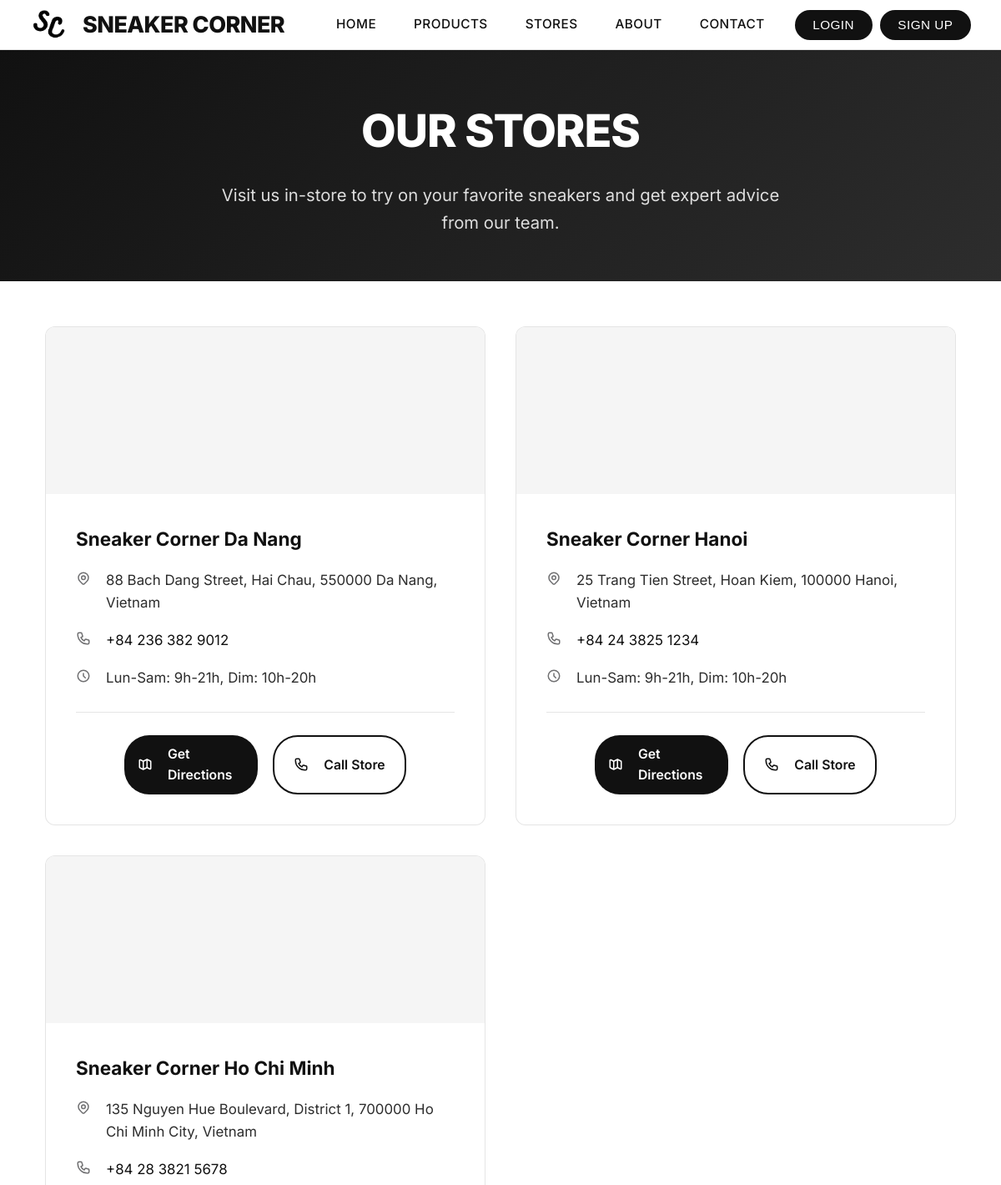
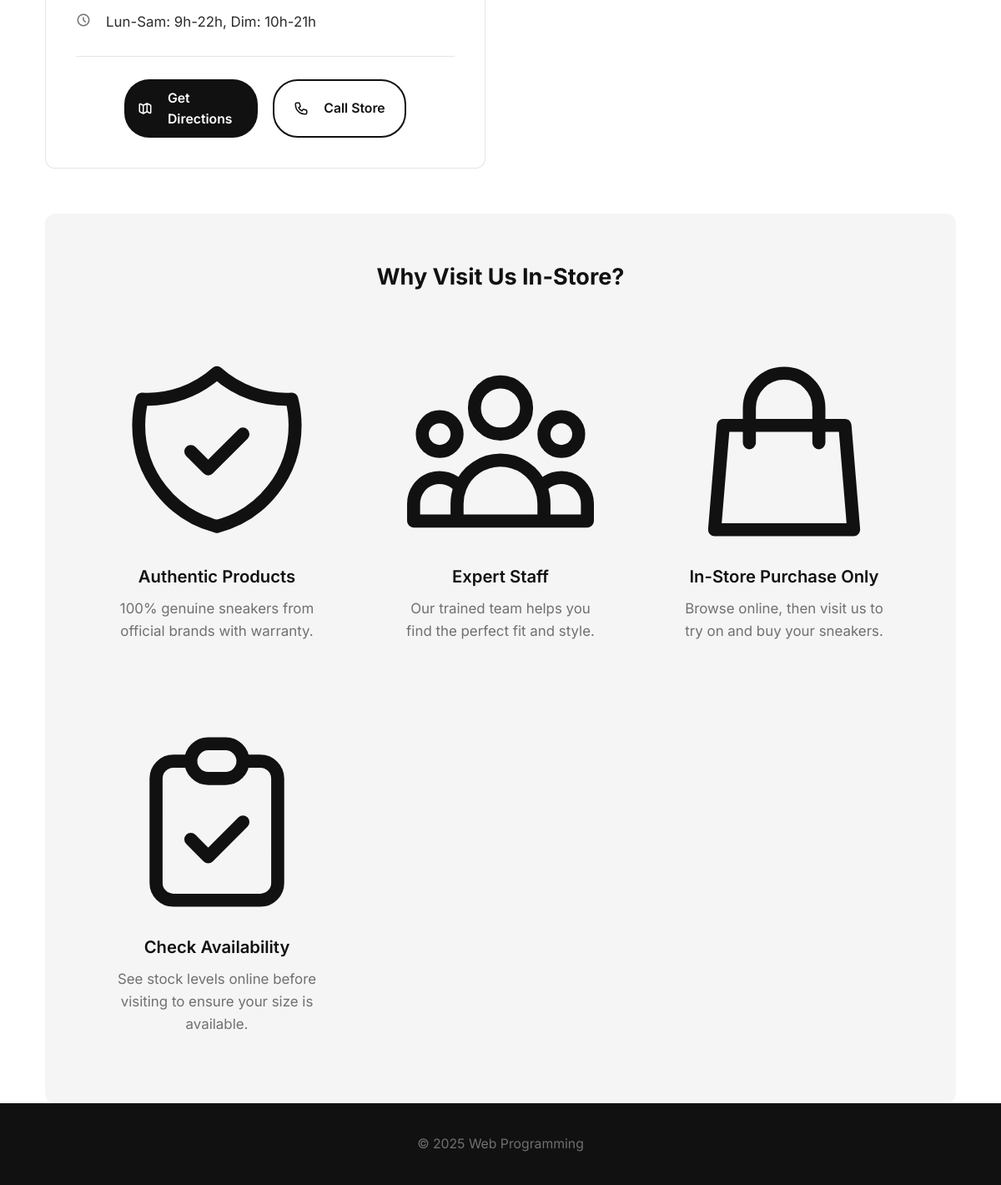
Page /app/views/stores.php on the committed database (2 pictures, top to bottom).
### tables this page shows
CREATE TABLE IF NOT EXISTS stores (
    store_id INT AUTO_INCREMENT PRIMARY KEY,
    name VARCHAR(255) NOT NULL,
    address VARCHAR(500) NOT NULL,
    city VARCHAR(100) NOT NULL,
    postal_code VARCHAR(20),
    country VARCHAR(100) DEFAULT 'Vietnam',
    phone VARCHAR(50),
    email VARCHAR(255),
    latitude DECIMAL(10, 8),
    longitude DECIMAL(11, 8),
    opening_hours VARCHAR(500),
    is_active TINYINT(1) DEFAULT 1,
    created_at DATETIME DEFAULT CURRENT_TIMESTAMP,
    INDEX idx_city (city),
    INDEX idx_active (is_active)
);

### app/controllers/StoresController.php (called while the page is built, shortened)
<?php
require_once __DIR__ . '/../models/Store.php';
class StoresController {
    private $storeModel;
    public function __construct($mysqliConn = null) {
        $this->storeModel = new Store($mysqliConn);
    }
    public function index() {
        $stores = $this->storeModel->findAllActive();
        return $stores;
    }
    private function formatStoreData($store) {
        if ($store['latitude'] && $store['longitude']) {
            $store['maps_url'] = "https://www.google.com/maps?q={$store['latitude']},{$store['longitude']}";
            $store['maps_embed_url'] = "https://www.google.com/maps/embed?pb=!1m18!1m12!1m3!1d3000!2d{$store['longitude']}!3d{$store['latitude']}!2m3!1f0!2f0!3f0!3m2!1i1024!2i768!4f13.1!3m3!1m2!1s0x0%3A0x0!2zM!5e0!3m2!1sen!2s!4v1600000000000!5m2!1sen!2s";
        } else {
            $address = urlencode("{$store['address']}, {$store['postal_code']} {$store['city']}, {$store['country']}");
            $store['maps_url'] = "https://www.google.com/maps/search/?api=1&query={$address}";
            $store['maps_embed_url'] = null;
        }
        $store['full_address'] = "{$store['address']}, {$store['postal_code']} {$store['city']}, {$store['country']}";
        return $store;
    }
}

### app/models/Store.php (called while the page is built, shortened)
<?php
class Store {
    private $pdo;
    private $mysqliConn;
    public function __construct($mysqliConn = null) {
        $this->mysqliConn = $mysqliConn;
    }
    public function findAllActive() {
        $sql = "SELECT
                    store_id,
                    name,
                    address,
                    city,
                    postal_code,
                    country,
                    phone,
                    email,
                    latitude,
                    longitude,
                    opening_hours
                FROM stores
                WHERE is_active = 1
                ORDER BY city ASC";
        $stores = [];
        if ($this->pdo) {
            $stmt = $this->pdo->query($sql);
            $stores = $stmt->fetchAll(PDO::FETCH_ASSOC);
        } elseif ($this->mysqliConn) {
            $res = $this->mysqliConn->query($sql);
            if ($res) {
                while ($r = $res->fetch_assoc()) {
                    $stores[] = $r;
                }
            }
        }
        return $stores;
    }
}

### app/views/stores.php (the view, shortened to what this page needs)
<?php
    require_once __DIR__ . '/../controllers/StoresController.php';
    $extraCSS = ["/sneaker_corner/css/stores.css"];
    include 'partials/header.php';
    $storesController = new StoresController($conn ?? null);
    $stores = $storesController->index();
?>
<main class="page-main stores-page">
    <section class="page-hero">
        <h1>Our Stores</h1>
        <p>Visit us in-store to try on your favorite sneakers and get expert advice from our team.</p>
    </section>
    <div class="page-container">
        <?php if (!empty($stores)): ?>
            <div class="stores-grid">
                <?php foreach ($stores as $store): ?>
                    <article class="card store-card">
                        <div class="store-map">
                            <?php if ($store['latitude'] && $store['longitude']): ?>
                                <iframe
                                    src="https://www.google.com/maps?q=<?php echo $store['latitude']; ?>,<?php echo $store['longitude']; ?>&output=embed"
                                    allowfullscreen=""
                                    loading="lazy"
                                    title="Map of <?php echo htmlspecialchars($store['name'], ENT_QUOTES, 'UTF-8'); ?>">
                                </iframe>
                            <?php endif; ?>
                        </div>
                        <div class="store-info">
                            <h2 class="store-name"><?php echo htmlspecialchars($store['name'], ENT_QUOTES, 'UTF-8'); ?></h2>
                            <ul class="icon-list store-details">
                                <li>
                                    <span><?php echo htmlspecialchars($store['full_address'], ENT_QUOTES, 'UTF-8'); ?></span>
                                </li>
                                <?php if (!empty($store['phone'])): ?>
                                    <li>
                                        <a href="tel:<?php echo htmlspecialchars(preg_replace('/\s+/', '', $store['phone']), ENT_QUOTES, 'UTF-8'); ?>">
                                            <?php echo htmlspecialchars($store['phone'], ENT_QUOTES, 'UTF-8'); ?>
                                        </a>
                                    </li>
                                <?php endif; ?>
                                <?php if (!empty($store['opening_hours'])): ?>
                                    <li>
                                        <svg xmlns="http://www.w3.org/2000/svg" fill="none" viewBox="0 0 24 24" stroke="currentColor">
                                            <path stroke-linecap="round" stroke-linejoin="round" stroke-width="2" d="M12 8v4l3 3m6-3a9 9 0 11-18 0 9 9 0 0118 0z" />
                                        </svg>
                                        <span><?php echo htmlspecialchars($store['opening_hours'], ENT_QUOTES, 'UTF-8'); ?></span>
                                    </li>
                                <?php endif; ?>
                            </ul>
                            <div class="store-actions">
                                <a href="<?php echo htmlspecialchars($store['maps_url'], ENT_QUOTES, 'UTF-8'); ?>"
                                   target="_blank"
                                   rel="noopener noreferrer"
                                   class="btn btn-primary btn-sm">
                                    Get Directions
                                </a>
                                <?php if (!empty($store['phone'])): ?>
                                    <a href="tel:<?php echo htmlspecialchars(preg_replace('/\s+/', '', $store['phone']), ENT_QUOTES, 'UTF-8'); ?>"
                                       class="btn btn-secondary btn-sm">
                                        Call Store
                                    </a>
                                <?php endif; ?>
                            </div>
                        </div>
                    </article>
                <?php endforeach; ?>
            </div>
            <section class="stores-info-section">
                <h2>Why Visit Us In-Store?</h2>
                <div class="info-grid">
                    <div class="info-item">
                        <h3>Authentic Products</h3>
                        <p>100% genuine sneakers from official brands with warranty.</p>
                    </div>
                    <div class="info-item">
                        <h3>Expert Staff</h3>
                        <p>Our trained team helps you find the perfect fit and style.</p>
                    </div>
                    <div class="info-item">
                        <svg xmlns="http://www.w3.org/2000/svg" fill="none" viewBox="0 0 24 24" stroke="currentColor">
                            <path stroke-linecap="round" stroke-linejoin="round" stroke-width="1.5" d="M16 11V7a4 4 0 00-8 0v4M5 9h14l1 12H4L5 9z" />
                        </svg>
                        <h3>In-Store Purchase Only</h3>
                        <p>Browse online, then visit us to try on and buy your sneakers.</p>
                    </div>
                    <div class="info-item">
                        <svg xmlns="http://www.w3.org/2000/svg" fill="none" viewBox="0 0 24 24" stroke="currentColor">
                            <path stroke-linecap="round" stroke-linejoin="round" stroke-width="1.5" d="M9 5H7a2 2 0 00-2 2v12a2 2 0 002 2h10a2 2 0 002-2V7a2 2 0 00-2-2h-2M9 5a2 2 0 002 2h2a2 2 0 002-2M9 5a2 2 0 012-2h2a2 2 0 012 2m-6 9l2 2 4-4" />
                        </svg>
                        <h3>Check Availability</h3>
                        <p>See stock levels online before visiting to ensure your size is available.</p>
                    </div>
                </div>
            </section>
        <?php endif; ?>
    </div>
</main>
<?php include 'partials/footer.php'; ?>

### app/views/partials/header.php (shortened to what this page needs)
<!DOCTYPE html>
<html lang="fr">
<head>
    <link rel="stylesheet" href="/sneaker_corner/css/main.css">
    <link rel="stylesheet" href="/sneaker_corner/css/header.css">
    <link rel="stylesheet" href="/sneaker_corner/css/modals.css">
    <link rel="stylesheet" href="/sneaker_corner/css/pages-common.css">
    <?php if (!empty($extraCSS)): ?>
        <?php foreach ($extraCSS as $css): ?>
            <link rel="stylesheet" href="<?= htmlspecialchars($css) ?>">
        <?php endforeach; ?>
    <?php endif; ?>
</head>
<body>
<div class="fixed">
    <header>
        <img id="logo" src="/sneaker_corner/images/logo.png"/>
        <p id="headerTitle">Sneaker Corner</p>
        <div id="navPages">
            <a class="navItem" href="/sneaker_corner/public/index.php">Home</a>
            <a class="navItem" href="/sneaker_corner/app/views/products.php">Products</a>
            <a class="navItem" href="/sneaker_corner/app/views/stores.php">Stores</a>
            <a class="navItem" href="/sneaker_corner/app/views/about.php">About</a>
            <a class="navItem" href="/sneaker_corner/app/views/contact.php">Contact</a>
        </div>
        <?php if (isset($_SESSION['name'])): ?>
            <div id="usernameContainer">
                <p id="username"><?php echo htmlspecialchars($_SESSION['name']); ?></p>
                <div id="usernameDropdown">
                    <form method="POST" action="/sneaker_corner/app/views/auth/logout.php">
                        <button type="submit">Sign Out</button>
                    </form>
                </div>
            </div>
        <?php else: ?>
            <div id="navConnection">
                <button id="openLoginBtn" class="navItem">Login</button>
                <button id="openRegisterBtn" class="navItem">Sign Up</button>
            </div>
        <?php endif; ?>
    </header>
</div>

### app/views/partials/footer.php (shortened to what this page needs)
<footer>
    <p>&copy; 2025 Web Programming</p>
</footer>
</body>
</html>

### css/main.css (style rules this page uses)
:root { --primary-black: #111111; --secondary-black: #1a1a1a; --dark-gray: #2d2d2d; --medium-gray: #707072; --light-gray: #f5f5f5; --white: #ffffff; --accent-red: #fa5400; --accent-green: #7ab55c; --font-primary: 'Inter', -apple-system, BlinkMacSystemFont, 'Segoe UI', Roboto, sans-serif; --spacing-xs: 0.5rem; --spacing-sm: 1rem; --spacing-md: 1.5rem; --spacing-lg: 2rem; --spacing-xl: 3rem; --spacing-xxl: 4rem; --transition-fast: 0.15s ease; --transition-normal: 0.3s ease; --transition-slow: 0.5s ease; --radius-sm: 4px; --radius-md: 8px; --radius-lg: 12px; }
* { box-sizing: border-box; }
html { font-size: clamp(14px, 1vw + 0.5rem, 18px); scroll-behavior: smooth; }
body { margin: 0; padding: 0; font-family: var(--font-primary); background-color: var(--white); color: var(--primary-black); line-height: 1.6; -webkit-font-smoothing: antialiased; -moz-osx-font-smoothing: grayscale; }
main { display: flex; flex: 1; flex-direction: column; margin-top: 0; padding-top: var(--spacing-xl); padding-bottom: var(--spacing-xxl); min-height: calc(100vh - 200px); background-color: var(--white); }
main h1 { font-size: clamp(2rem, 5vw, 3.5rem); font-weight: 800; text-transform: uppercase; letter-spacing: -0.02em; margin: 0 0 var(--spacing-lg); padding: 0 var(--spacing-lg); color: var(--primary-black); }
img { opacity: 1; transition: opacity var(--transition-normal); }

### css/header.css (style rules this page uses)
.fixed { top: 0; margin: 0; padding: 0; display: flex; flex-direction: column; width: 100%; position: fixed; z-index: 1000; }
header { display: flex; flex-direction: row; align-items: center; height: 60px; background-color: var(--white); width: 100%; padding: 0 var(--spacing-lg); margin: 0; border-bottom: 1px solid rgba(0, 0, 0, 0.1); gap: var(--spacing-sm); }
#logo { height: 45px; transition: transform var(--transition-fast); }
#headerTitle { font-size: clamp(1rem, 2.5vw, 1.5rem); font-weight: 800; text-transform: uppercase; letter-spacing: -0.02em; color: var(--primary-black); margin: 0; }
#navPages { display: flex; align-items: center; gap: var(--spacing-xs); margin-left: auto; }
#navPages a.navItem, #navConnection button.navItem { color: var(--primary-black); text-decoration: none; font-size: 0.85rem; font-weight: 500; padding: var(--spacing-xs) var(--spacing-sm); border-radius: var(--radius-sm); transition: all var(--transition-fast); text-transform: uppercase; letter-spacing: 0.03em; background: none; border: none; cursor: pointer; }
#navConnection { display: flex; align-items: center; gap: var(--spacing-xs); }
#navConnection button.navItem { background: var(--primary-black); color: var(--white); border-radius: 20px; padding: var(--spacing-xs) 1.2rem; }
footer { background: var(--primary-black); color: var(--white); text-align: center; padding: var(--spacing-lg); margin-top: auto; }
footer p { margin: 0; font-size: 0.875rem; color: var(--medium-gray); }

### css/stores.css (style rules this page uses)
.stores-page .page-hero { margin-bottom: var(--spacing-xl); }
.stores-grid { display: grid; grid-template-columns: repeat(auto-fill, minmax(380px, 1fr)); gap: var(--spacing-lg); margin-bottom: var(--spacing-xl); }
.store-map { width: 100%; height: 200px; background: var(--light-gray); position: relative; overflow: hidden; }
.store-map iframe { width: 100%; height: 100%; border: none; }
.store-info { padding: var(--spacing-lg); }
.store-name { font-size: 1.25rem; font-weight: 700; margin: 0 0 var(--spacing-sm); color: var(--primary-black); }
.store-details { margin-bottom: var(--spacing-md); }
.store-actions { display: flex; justify-content: center; gap: var(--spacing-sm); padding-top: var(--spacing-md); border-top: 1px solid rgba(0, 0, 0, 0.1); }
.store-actions .btn { flex: 1; padding: 10px 16px; font-size: 0.875rem; max-width: 160px; }
.store-actions .btn svg { width: 18px; height: 18px; }
.stores-info-section { padding: var(--spacing-xl); background: var(--light-gray); border-radius: var(--radius-lg); }
.stores-info-section h2 { font-size: 1.5rem; font-weight: 700; margin: 0 0 var(--spacing-lg); text-align: center; }

### rows in the picture
stores: name "Sneaker Corner Da Nang", full_address "88 Bach Dang Street, Hai Chau, 550000 Da Nang, Vietnam", phone "+84 236 382 9012", opening_hours "Lun-Sam: 9h-21h, Dim: 10h-20h"
stores: name "Sneaker Corner Hanoi", full_address "25 Trang Tien Street, Hoan Kiem, 100000 Hanoi, Vietnam", phone "+84 24 3825 1234", opening_hours "Lun-Sam: 9h-21h, Dim: 10h-20h"
stores: name "Sneaker Corner Ho Chi Minh", full_address "135 Nguyen Hue Boulevard, District 1, 700000 Ho Chi Minh City, Vietnam", phone "+84 28 3821 5678", opening_hours "Lun-Sam: 9h-22h, Dim: 10h-21h"
